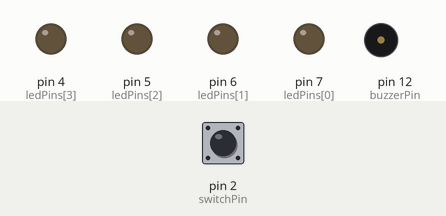
Simulated run of this sketch. Board: Arduino Uno, built with avr-gcc and run on an emulated ATmega328P. Shown: output pins drawn as LEDs (lit = HIGH), buzzer (waves = sounding). The test bench sets the inputs (shaded band); at power-on: pin 2 (switchPin) HIGH. Random numbers use the default seed unless the sketch sets one.

Above: at 0.8 s.
0.9 s: pin 2 (switchPin) pulled LOW for 0.15 s
At 4.0 s:
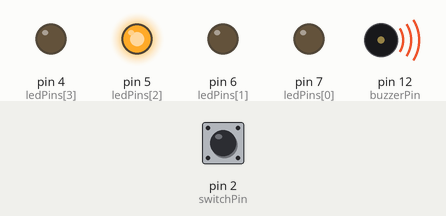
At 11.0 s:
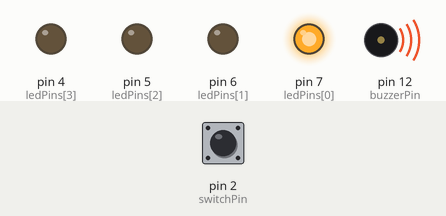
Timing chart, 0 to 15.9 s (numbered marks = the images above; inputs shaded):
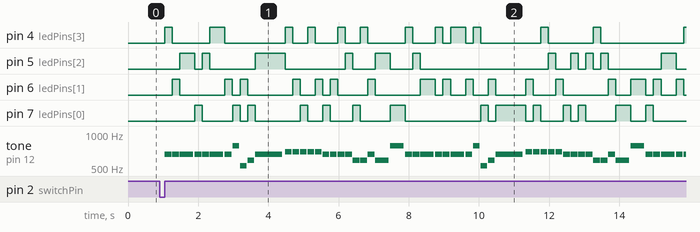

Measured:
- after the input at 0.9 s, pin 4 (ledPins[3]): LOW → HIGH after 0.15 s, → LOW 0.21 s later, → HIGH 1.1 s later, → LOW 0.43 s later, … (25 changes in this stretch); pin 5 (ledPins[2]): LOW → HIGH after 0.58 s, → LOW 0.43 s later, → HIGH 0.21 s later, → LOW 0.21 s later, … (22 changes in this stretch)

The sketch:

JingleBells.ino
```cpp
#define NOTE_B0  31
#define NOTE_C1  33
#define NOTE_CS1 35
#define NOTE_D1  37
#define NOTE_DS1 39
#define NOTE_E1  41
#define NOTE_F1  44
#define NOTE_FS1 46
#define NOTE_G1  49
#define NOTE_GS1 52
#define NOTE_A1  55
#define NOTE_AS1 58
#define NOTE_B1  62
#define NOTE_C2  65
#define NOTE_CS2 69
#define NOTE_D2  73
#define NOTE_DS2 78
#define NOTE_E2  82
#define NOTE_F2  87
#define NOTE_FS2 93
#define NOTE_G2  98
#define NOTE_GS2 104
#define NOTE_A2  110
#define NOTE_AS2 117
#define NOTE_B2  123
#define NOTE_C3  131
#define NOTE_CS3 139
#define NOTE_D3  147
#define NOTE_DS3 156
#define NOTE_E3  165
#define NOTE_F3  175
#define NOTE_FS3 185
#define NOTE_G3  196
#define NOTE_GS3 208
#define NOTE_A3  220
#define NOTE_AS3 233
#define NOTE_B3  247
#define NOTE_C4  262
#define NOTE_CS4 277
#define NOTE_D4  294
#define NOTE_DS4 311
#define NOTE_E4  330
#define NOTE_F4  349
#define NOTE_FS4 370
#define NOTE_G4  392
#define NOTE_GS4 415
#define NOTE_A4  440
#define NOTE_AS4 466
#define NOTE_B4  494
#define NOTE_C5  523
#define NOTE_CS5 554
#define NOTE_D5  587
#define NOTE_DS5 622
#define NOTE_E5  659
#define NOTE_F5  698
#define NOTE_FS5 740
#define NOTE_G5  784
#define NOTE_GS5 831
#define NOTE_A5  880
#define NOTE_AS5 932
#define NOTE_B5  988
#define NOTE_C6  1047
#define NOTE_CS6 1109
#define NOTE_D6  1175
#define NOTE_DS6 1245
#define NOTE_E6  1319
#define NOTE_F6  1397
#define NOTE_FS6 1480
#define NOTE_G6  1568
#define NOTE_GS6 1661
#define NOTE_A6  1760
#define NOTE_AS6 1865
#define NOTE_B6  1976
#define NOTE_C7  2093
#define NOTE_CS7 2217
#define NOTE_D7  2349
#define NOTE_DS7 2489
#define NOTE_E7  2637
#define NOTE_F7  2794
#define NOTE_FS7 2960
#define NOTE_G7  3136
#define NOTE_GS7 3322
#define NOTE_A7  3520
#define NOTE_AS7 3729
#define NOTE_B7  3951
#define NOTE_C8  4186
#define NOTE_CS8 4435
#define NOTE_D8  4699
#define NOTE_DS8 4978
#define REST      0

int tempo = 140; // insert melody

// Jingle bells by James Pierpont (Modified 12/15/23)

int melody[] = {
  NOTE_E5, 8, NOTE_E5, 8, NOTE_E5, 4,
  NOTE_E5, 8, NOTE_E5, 8, NOTE_E5, 4,
  NOTE_E5, 8, NOTE_G5, 8, NOTE_C5, 8, NOTE_D5, 8,
  NOTE_E5, 2,

  NOTE_F5, 8, NOTE_F5, 8, NOTE_F5, 8, NOTE_F5, 8,
  NOTE_F5, 8, NOTE_E5, 8, NOTE_E5, 8, NOTE_E5, 8,
  NOTE_E5, 8, NOTE_D5, 8, NOTE_D5, 8, NOTE_E5, 8,
  NOTE_D5, 4, NOTE_G5, 4,

  NOTE_E5, 8, NOTE_E5, 8, NOTE_E5, 4,
  NOTE_E5, 8, NOTE_E5, 8, NOTE_E5, 4,
  NOTE_E5, 8, NOTE_G5, 8, NOTE_C5, 8, NOTE_D5, 8,
  NOTE_E5, 2,

  NOTE_F5, 8, NOTE_F5, 8, NOTE_F5, 8, NOTE_F5, 8,
  NOTE_F5, 8, NOTE_E5, 8, NOTE_E5, 8, NOTE_E5, 8,
  NOTE_E5, 8, NOTE_D5, 8, NOTE_D5, 8, NOTE_E5, 8,
  NOTE_D5, 4, NOTE_G5, 4,

  NOTE_E5, 8, NOTE_E5, 8, NOTE_E5, 4,
  NOTE_E5, 8, NOTE_E5, 8, NOTE_E5, 4,
  NOTE_E5, 8, NOTE_G5, 8, NOTE_C5, 8, NOTE_D5, 8,
  NOTE_E5, 2,

  NOTE_F5, 8, NOTE_F5, 8, NOTE_F5, 8, NOTE_F5, 8,
  NOTE_F5, 8, NOTE_E5, 8, NOTE_E5, 8, NOTE_E5, 8,
  NOTE_G5, 8, NOTE_G5, 8, NOTE_F5, 8, NOTE_D5, 8,
  NOTE_C5, 2
};

int notes = sizeof(melody) / sizeof(melody[0]) / 2;
int wholenote = (60000 * 4) / tempo;
int divider = 0, noteDuration = 0;

const int ledPins[] = {7, 6, 5, 4}; // Updated LED pin
const int buzzerPin = 12; // Updated buzzer pin
const int switchPin = 2; // Updated switch pin

void setup() {
  for (int i = 0; i < 4; i++) {
    pinMode(ledPins[i], OUTPUT);
  }
  pinMode(buzzerPin, OUTPUT);
  pinMode(switchPin, INPUT_PULLUP);

  while(digitalRead(switchPin) == HIGH) {
    // Wait for the button to be pressed to start
  }
}

void loop() {
  while(digitalRead(switchPin) == HIGH) {
    playMelodyWithRandomLED();
    delay(1000);
  }
}

int prevLEDIndex = -1; // Initialize prevLEDIndex to an invalid value

void playMelodyWithRandomLED() {
  for (int thisNote = 0; thisNote < notes * 2; thisNote = thisNote + 2) {
    divider = melody[thisNote + 1];
    if (divider > 0) {
      noteDuration = (wholenote) / divider;
    } else if (divider < 0) {
      noteDuration = (wholenote) / abs(divider);
      noteDuration *= 1.5;
    }
    tone(buzzerPin, melody[thisNote], noteDuration * 0.9);
    int ledIndex = random(0, 4);
    while (ledIndex == prevLEDIndex) {
      ledIndex = random(0, 4); // Keep getting a new LED index until it's different
    }
    prevLEDIndex = ledIndex; // Update prevLEDIndex with the new LED index
    lightUpLED(ledIndex);
    delay(noteDuration);
    noTone(buzzerPin);
    turnOffLEDs();
  }
}

void lightUpLED(int ledIndex) {
  for (int i = 0; i < 4; i++) {
    digitalWrite(ledPins[i], LOW);
  }
  digitalWrite(ledPins[ledIndex], HIGH);
}

void turnOffLEDs() {
  for (int i = 0; i < 4; i++) {
    digitalWrite(ledPins[i], LOW);
  }
}
```
